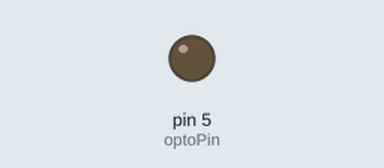
This sketch was run on a simulated Arduino Uno, built with avr-gcc and run on an emulated ATmega328P. On the bench: output pins drawn as LEDs (lit = HIGH).

Above: at 1.5 s.
At 33.0 s:
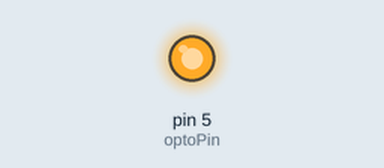
Timing chart, 0 to 81.9 s (numbered marks = the images above):
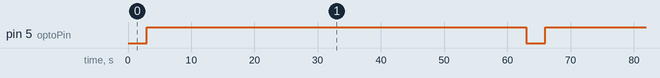

Measured:
- by itself, pin 5 (optoPin): alternates HIGH for 60.0 s and LOW for 3.0 s

The sketch:

scent_sensor.ino
```cpp
/**
 * This program is used to control the amount of spray produced by scent viles.
 */


// Pin used to intercept the on/off behavior of the diffuser boards.
const int optoPin = 5;

/**
 * Set up the connection.
 */
void setup() {
  // Set the optocoupler pin as the output.
  Serial.begin(115200);
  pinMode(optoPin, OUTPUT);
}

/**
 * Activate the optocupler
 */
void loop() {

  // Set the pin
  digitalWrite(5, LOW);
  delay(3000);

  // Activate the optocoupler (pull high and wait to activate)
  digitalWrite(optoPin, HIGH);
  delay(60000);
}
```
